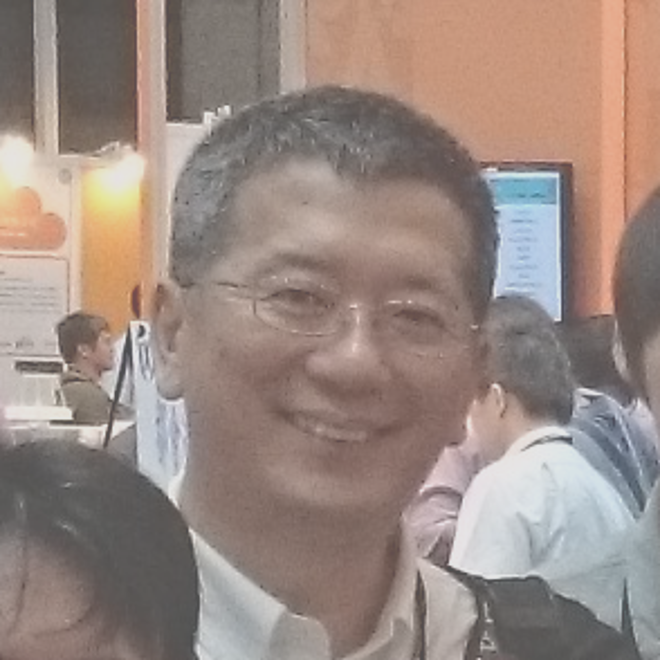
%> input picture 181129CmykQR33Hide_3版本/old/inputColor660.tif, 660 x 660 px, given in place of inputLogoColor660B.tif, which was not available
$ octave t171210y.m   (GNU Octave 9; MATLAB toolbox functions it lacks are replaced by stand-ins)
%> lines starting %> are read from the running program, lines starting %| are printed output that depends on the picture; in (x1, y1, x2, y2) boxes, pixels count from 0 and x2, y2 are one past the last pixel; in counts of white or black regions, pixels touching at a corner belong together; the program's own positions count from 1; pictures that were not available may be replaced by others from this repository, and a replacement may not be noted
### 181129CmykQR33Hide_3版本/myCmykQR33.m
function res=myCmykQR33(k5a,n,qr1,qr2,S,ss);
% input:   k5a : 660x660x3 RGB color image
%          n   :  error mask   n=1,2,3,4  -->  12 16 20 24  / 144   不同的加密區域比率
%          qr1 : 外顯QR
%          qr2 : 內藏 IR QR
%          S : IR 強度 (30-70)
%          ss : 序號 (7位數 只顯示後 6位)

inputErrorMask6x6;  % 得到 m4 (6x6x4)
% n=1;  % n=1,2,3,4  -->  12 16 20 24  / 144   不同的加密區域比率
m7=m4(:,:,n);

% y33=imread('33aQRbin.tif');   % 33x33 binary
y33=qr1;

% k5a=imread('inputColor660.tif');  % 660x660x3 外顯影像
% clf;
% subplot(2,2,1),imshow(k5a); title('input image');
% subplot(2,2,2),imshow(y33); title('QR image');

aa=(660-396)/2;
k5=k5a(aa+1:aa+396,aa+1:aa+396,:);   % 只抓出 396x396 做加密處理
zz=myQR33HideColorB(k5,y33,m7);   % <=====  主要處理程序
%
k5a(aa+1:aa+396,aa+1:aa+396,:)=zz;
% subplot(2,2,3),imshow(k5a); title('QR embedded');
% imwrite(k5a,'test1209C.tif');           % 660x660x3   加密

b=k5a;  % 660x660x3  RGB 加密影像
b1=uint8(zeros(660,660,4));
b1(:,:,1:3)=255-b;        % 產生 660x660x4  CMYK 加密影像 (K 無訊號)

% S=40;                                % IR 強度
% a0=imread('33bQRbin.tif');  % 33x33 binary
a0=qr2;
a1=imresize(a0,12,'nearest');
a=ones(660,660);
b=132;
a(b+1:b+396,b+1:b+396)=a1;

jj=0;                 % 加序號
str=num2str(jj+ss);
%
qq1=imread(['h',str(1),'.tif']);
qq2=imread(['h',str(2),'.tif']);
qq3=imread(['h',str(3),'.tif']);
qq4=imread(['h',str(4),'.tif']);
qq5=imread(['h',str(5),'.tif']);
qq6=imread(['h',str(6),'.tif']);
qq7=imread(['h',str(7),'.tif']);
%
q1=qq1(95:304,50:339);
q2=qq2(95:304,50:339);
q3=qq3(95:304,50:339);
q4=qq4(95:304,50:339);
q5=qq5(95:304,50:339);
q6=qq6(95:304,50:339);
q7=qq7(95:304,50:339);
%
mm1=[q1;q2;q3;q4;q5;q6;q7];  % 1470x290   7位數序號
mm2=imresize(mm1,[260 35]);
mm3=rot90(mm2);              % 116*588
% aa=540; bb=200;
aa=516-12; bb=185;
%cym=imread('ntnu256.tif');
%cym2=imresize(cym,[40,40]);
cym2=logical(ones(35,35));
a(aa+1:aa+35, bb+1:bb+260)=mm3;
a(aa+1:aa+35, bb+1:bb+35)=cym2;
%
d=uint8(zeros(660,660,4));  % 設 CMYK 區域
for i=1:3
    d(:,:,i)=uint8(double(a)*S);
end
d(:,:,4)=uint8(double(~a)*S);
% imwrite(d,'test1208a.tif');    % 平緩的CMYK image


c=uint8(b1+d);  % 合成
% imwrite(c,'test1209CMYK.tif');
% imshow(imadjust(255-c(:,:,4)));title('hidden QR');


B=0.8;  %   設計圓漸層
inputCircle;  % 得到  Z5  mask (660x660)
%
w660=uint8(zeros(660,660,4));   % 處理為圓底
k2=myBlendColorImages(c,w660,Z5);
% k3=uint8(double(k3a).*double(Z5));
% imwrite(k2,'CMYKimageO.tif');


qrf=imread('QRfinderCMYK.tif');    % 加 QR 框
mask=imread('binQR33_660.tif');

res=myBlendColorImages(k2,qrf,~mask);
% imwrite(res,'test1209w.tif');
% clf;
% imshow(imadjust(255-res(:,:,4),[0.5 1],[0 1]));title('hidden QR');

### 181129CmykQR33Hide_3版本/myQR33HideColorB.m
function zz=myQR33HideColor(k5,y33,m7);
%
% input:   k5: 396x396x3 color image
%          y33: 33x33 QR binary
%          m7:  6x6 error mask (1/4 of 12x12)
% output:  zz: 396x396x3 color image with 33x33 QR


m9=[m7 rot90(rot90(rot90(m7)));  rot90(m7)  rot90(rot90(m7))];   % 12x12 mask for error diffusion


y396=imresize(y33,12,'nearest');
y396b=uint8(double(y396)*255);
y396c=uint8(zeros(396,396,3));     % 396x396x3 color image (外顯是 33x33 QR)
for i=1:3
    y396c(:,:,i)=y396b;
end


%  製作外框
%
mk1=zeros(33,33);
mk1(1:8,1:8)=1;
mk1(1:8,1+25:8+25)=1;
mk1(1+25:8+25,1:8)=1;
mk1(25:29,25:29)=1;
%subplot(2,3,4),imshow(logical(mk1));title('QR frame');  % 33x33 0/1 mask
mk396=imresize(mk1,12,'nearest');
%mk396b=double(mk396);


k1=k5;
% 加密
%
for m=1:12
    for n=1:12
        for p=1:3
            if m9(m,n)==0
                k1(m:12:396,n:12:396,p)=uint8(double(y33)*255);
            else
                k1(m:12:396,n:12:396,p)=k1(m:12:396,n:12:396,p);
            end
        end
    end
end


% subplot(2,3,5),imshow(k1);title('only hiding');  % 加密影像


% error diffusion
%
x=double(zeros(396,396,3));
for i=1:31
    for j=1:31
       for p=1:3
           x1= double(k5( (i-1)*12+1 : i*12, (j-1)*12+1 : j*12, p)).* double(m9==0) ;  % 中心區之灰階值
           q1= double(y396c( (i-1)*12+1 : i*12, (j-1)*12+1 : j*12, p)).* double(m9==0) ; % 中心區之QR值
           error=sum(sum(x1))-sum(sum(q1));
           x( (i-1)*12+1 : i*12, (j-1)*12+1 : j*12, p)=error*m9/sum(sum(m9));
       end
    end
end

k7=uint8(double(k1)+x);
zz=k7;
%zz=myBlendColorImages(k7,y396c,~mk396);  % 加密影像/QR影像 透過外框合成
%subplot(2,3,6),imshow(z);title('final result'); % Graphic QR

### 181129CmykQR33Hide_3版本/inputErrorMask6x6.m
m12=[
    1 1 1 1 1 1;
    1 2 2 2 2 2;
    1 2 2 2 2 2;
    1 2 2 1 1 1;
    1 2 2 1 1 0;
    1 2 2 1 0 0];

m16=[
    1 1 1 1 1 1;
    1 2 2 2 2 2;
    1 2 2 2 2 2;
    1 2 2 1 1 1;
    1 2 2 1 0 0;
    1 2 2 1 0 0];

m20=[
    1 1 1 1 1 1;
    1 2 2 2 2 2;
    1 2 2 2 2 2;
    1 2 2 1 1 0;
    1 2 2 1 0 0;
    1 2 2 1 0 0];

m24=[
    1 1 1 1 1 1;
    1 2 2 2 2 2;
    1 2 2 2 2 2;
    1 2 2 1 1 0;
    1 2 2 1 0 0;
    1 2 2 0 0 0];

m4=zeros(6,6,4);
m4(:,:,1)=m12;
m4(:,:,2)=m16;
m4(:,:,3)=m20;
m4(:,:,4)=m24;

### 181129CmykQR33Hide_3版本/old/t171210y.m
% k5a=imread('inputColor660.tif');
k5a=imread('inputLogoColor660B.tif');
%> k5a is the input picture: size 660x660x3 uint8; mean R, G, B 153.9, 137.3, 130
%qr1=imread('33aQRbin.tif');
%qr2=imread('33bQRbin.tif');
load qrA20;
load qrB20;
ss=1805120;

res1=[
myCmykQR33(k5a,1,qrA20(:,:,1),qrB20(:,:,1),30,ss+1) myCmykQR33(k5a,2,qrA20(:,:,6),qrB20(:,:,6),30,ss+6)    myCmykQR33(k5a,3,qrA20(:,:,11),qrB20(:,:,11),30,ss+11) myCmykQR33(k5a,4,qrA20(:,:,16),qrB20(:,:,16),30,ss+16);
myCmykQR33(k5a,1,qrA20(:,:,2),qrB20(:,:,2),40,ss+2) myCmykQR33(k5a,2,qrA20(:,:,7),qrB20(:,:,7),40,ss+7)    myCmykQR33(k5a,3,qrA20(:,:,12),qrB20(:,:,12),40,ss+12) myCmykQR33(k5a,4,qrA20(:,:,17),qrB20(:,:,17),40,ss+17);
myCmykQR33(k5a,1,qrA20(:,:,3),qrB20(:,:,3),50,ss+3) myCmykQR33(k5a,2,qrA20(:,:,8),qrB20(:,:,8),50,ss+8)    myCmykQR33(k5a,3,qrA20(:,:,13),qrB20(:,:,13),50,ss+13) myCmykQR33(k5a,4,qrA20(:,:,18),qrB20(:,:,18),50,ss+18);
myCmykQR33(k5a,1,qrA20(:,:,4),qrB20(:,:,4),60,ss+4) myCmykQR33(k5a,2,qrA20(:,:,9),qrB20(:,:,9),60,ss+9)    myCmykQR33(k5a,3,qrA20(:,:,14),qrB20(:,:,14),60,ss+14) myCmykQR33(k5a,4,qrA20(:,:,19),qrB20(:,:,19),60,ss+19);
myCmykQR33(k5a,1,qrA20(:,:,5),qrB20(:,:,5),70,ss+5) myCmykQR33(k5a,2,qrA20(:,:,10),qrB20(:,:,10),70,ss+10) myCmykQR33(k5a,3,qrA20(:,:,15),qrB20(:,:,15),70,ss+15) myCmykQR33(k5a,4,qrA20(:,:,20),qrB20(:,:,20),70,ss+20)];
%> in myCmykQR33, `k5=k5a(aa+1:aa+396,aa+1:aa+396,:);`:
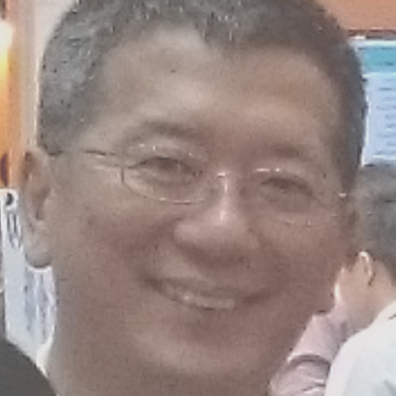
%> k5: size 396x396x3 uint8; mean R, G, B 151.6, 134.7, 129.3
%> after the loop in myQR33HideColor, `for m=1:12`:
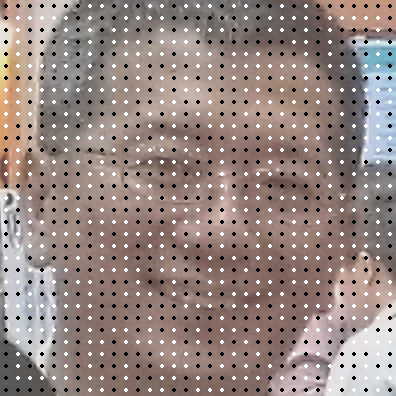
%> k1: size 396x396x3 uint8; 8.33% of pixels changed, all inside (x1, y1, x2, y2) = (4, 4, 392, 392)
%> after the loop in myQR33HideColor, `for i=1:31`:
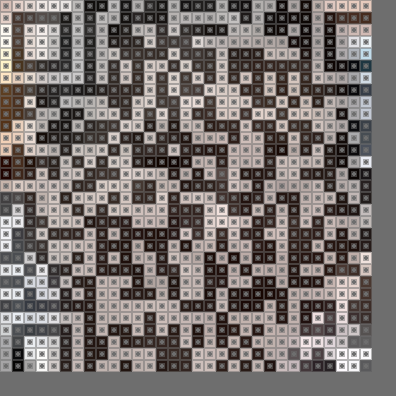
%> x: size 396x396x3 double; mean R, G, B 1.8, 0.5, 0; drawn with min black and max white
%> in myQR33HideColor, `k7=uint8(double(k1)+x);`:
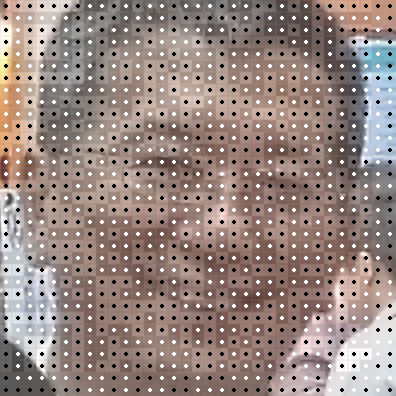
%> k7: size 396x396x3 uint8; mean R, G, B 151.3, 134.4, 129.1
%> in myCmykQR33, `k5a(aa+1:aa+396,aa+1:aa+396,:)=zz;`:
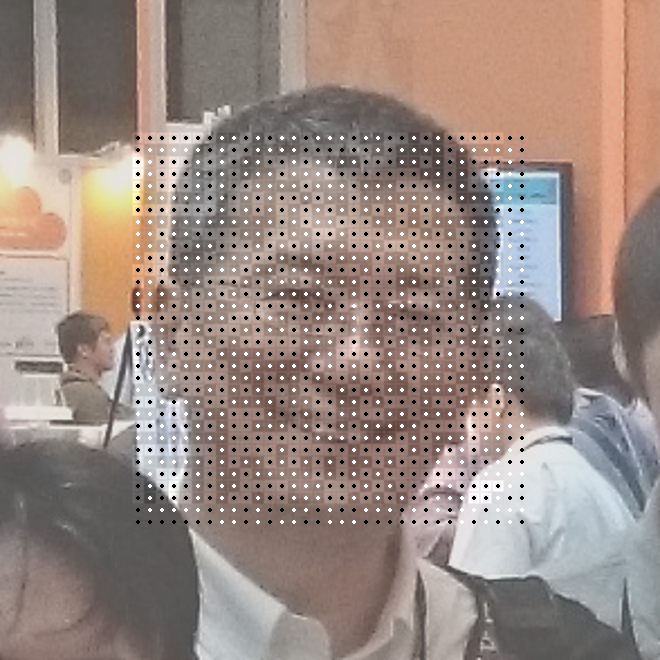
%> k5a: size 660x660x3 uint8; mean R, G, B 153.7, 137.2, 129.9
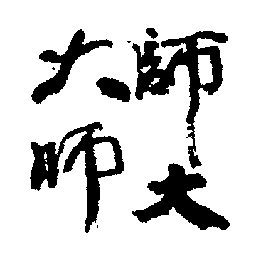
%> input picture 181129CmykQR33Hide_3版本/old/ntnu256.tif, 256 x 256 px, given in place of h1.tif, which was not available
%> in myCmykQR33, `qq1=imread(['h',str(1),'.tif']);`: qq1: size 256x256 logical; 81.8% white; 9 black regions (3 under 20 px), largest, box (x1, y1, x2, y2) and area: (132, 31, 228, 169) 3819, (30, 122, 124, 233) 3186, (132, 163, 230, 230) 2669, (31, 29, 113, 104) 1600, (96, 77, 131, 102) 561, (146, 28, 158, 39) 88
%> the run ends on the next line
